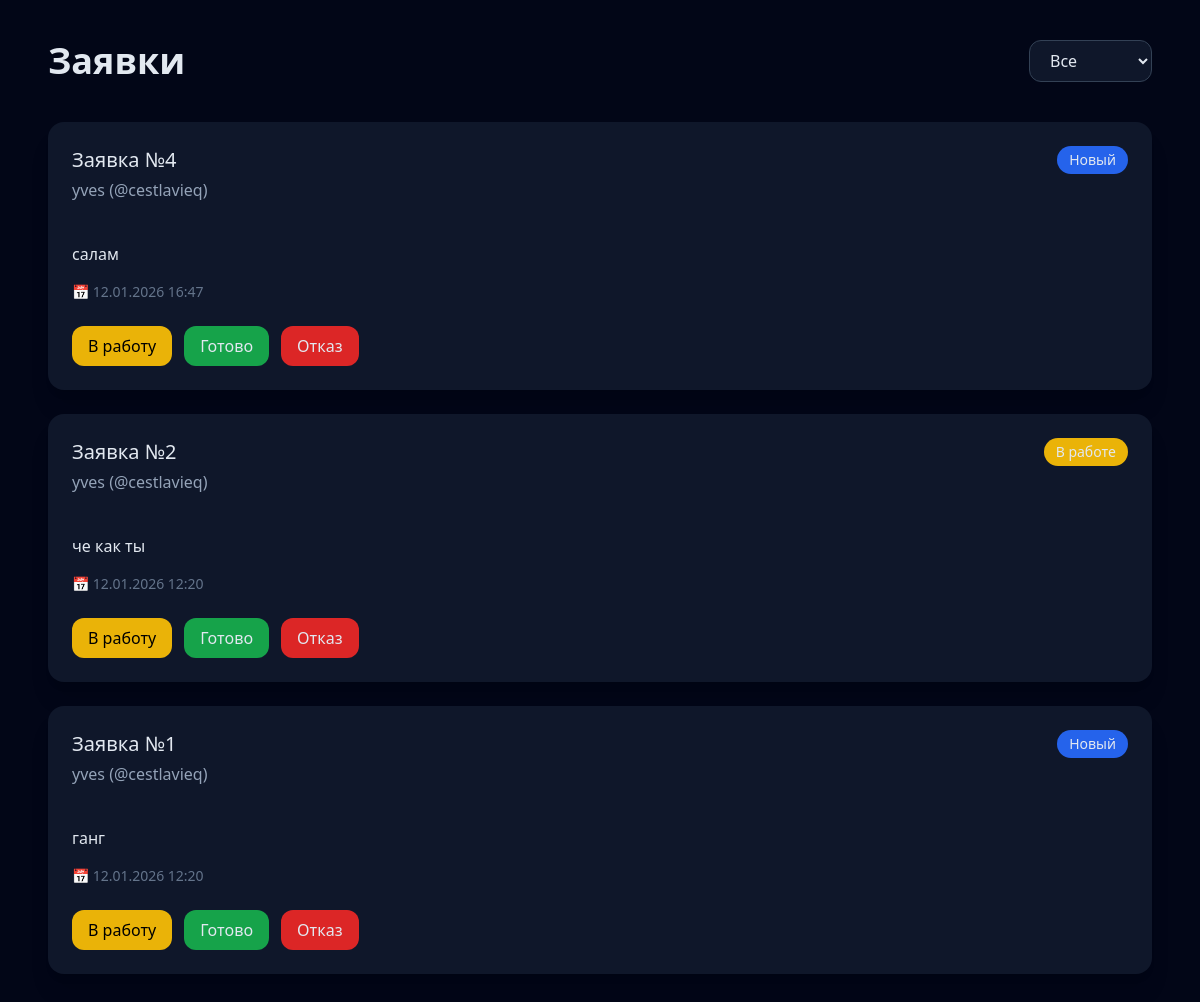
/panel/orders, run on the app's committed database.
### backend/models.py (models this page shows)
class Order(Base):
    __tablename__ = "orders"
    id = Column(Integer, primary_key=True)
    client_name = Column(String)
    client_username = Column(String)
    client_chat_id = Column(String)
    text = Column(String)
    status = Column(String, default="Новый")
    created_at = Column(DateTime, default=datetime.utcnow)

### backend/main.py (the view)
@app.get("/panel/orders", response_class=HTMLResponse)
def panel_orders(request: Request):
    admin_required(request)
    db = SessionLocal()
    orders = db.query(Order).order_by(Order.id.desc()).all()
    db.close()
    return templates.TemplateResponse(
        "orders.html",
        {"request": request, "orders": orders}
    )

### backend/templates/orders.html (shortened to what this page needs)
<!DOCTYPE html>
<html lang="ru">
<head>
    <script src="https://cdn.tailwindcss.com"></script>
</head>
<body class="bg-slate-950 text-slate-200 min-h-screen">
<div class="max-w-6xl mx-auto px-6 py-10">
    <div class="flex justify-between items-center mb-10">
        <h1 class="text-4xl font-semibold">Заявки</h1>
        <select id="filter"
                class="bg-slate-900 border border-slate-700 rounded-xl px-4 py-2">
            <option value="">Все</option>
        </select>
    </div>
    <div id="orders" class="grid gap-6">
        {% for o in orders %}
        <div class="bg-slate-900 rounded-2xl p-6 shadow-xl transition hover:scale-[1.01]">
            <div class="flex justify-between items-start">
                <div>
                    <h3 class="text-xl font-medium">
                        Заявка №{{ o.id }}
                    </h3>
                    <p class="text-slate-400 mt-1">
                        {{ o.client_name }} (@{{ o.client_username }})
                    </p>
                    <p class="mt-4 whitespace-pre-line">
                        {{ o.text }}
                    </p>
                    <p class="text-sm text-slate-500 mt-4">
                        📅 {{ o.created_at.strftime("%d.%m.%Y %H:%M") }}
                    </p>
                </div>
                <span class="px-3 py-1 rounded-full text-sm
                    {% if o.status == 'Новый' %}
                        bg-blue-600
                    {% elif o.status == 'В работе' %}
                        bg-yellow-500
                    {% endif %}
                ">
                    {{ o.status }}
                </span>
            </div>
            <div class="mt-6 flex gap-3">
                <button onclick="setStatus({{ o.id }}, 'В работе')"
                        class="bg-yellow-500 text-black px-4 py-2 rounded-xl">
                    В работу
                </button>
                <button onclick="setStatus({{ o.id }}, 'Готово')"
                        class="bg-green-600 px-4 py-2 rounded-xl">
                    Готово
                </button>
                <button onclick="setStatus({{ o.id }}, 'Отказ')"
                        class="bg-red-600 px-4 py-2 rounded-xl">
                    Отказ
                </button>
            </div>
        </div>
        {% endfor %}
    </div>
</div>
</body>
</html>

### data on the page
Order: id "4", client_name "yves", client_username "cestlavieq", text "салам", created_at "12.01.2026 16:47", status "Новый"
Order: id "2", client_name "yves", client_username "cestlavieq", text "че как ты", created_at "12.01.2026 12:20", status "В работе"
Order: id "1", client_name "yves", client_username "cestlavieq", text "ганг", created_at "12.01.2026 12:20", status "Новый"
